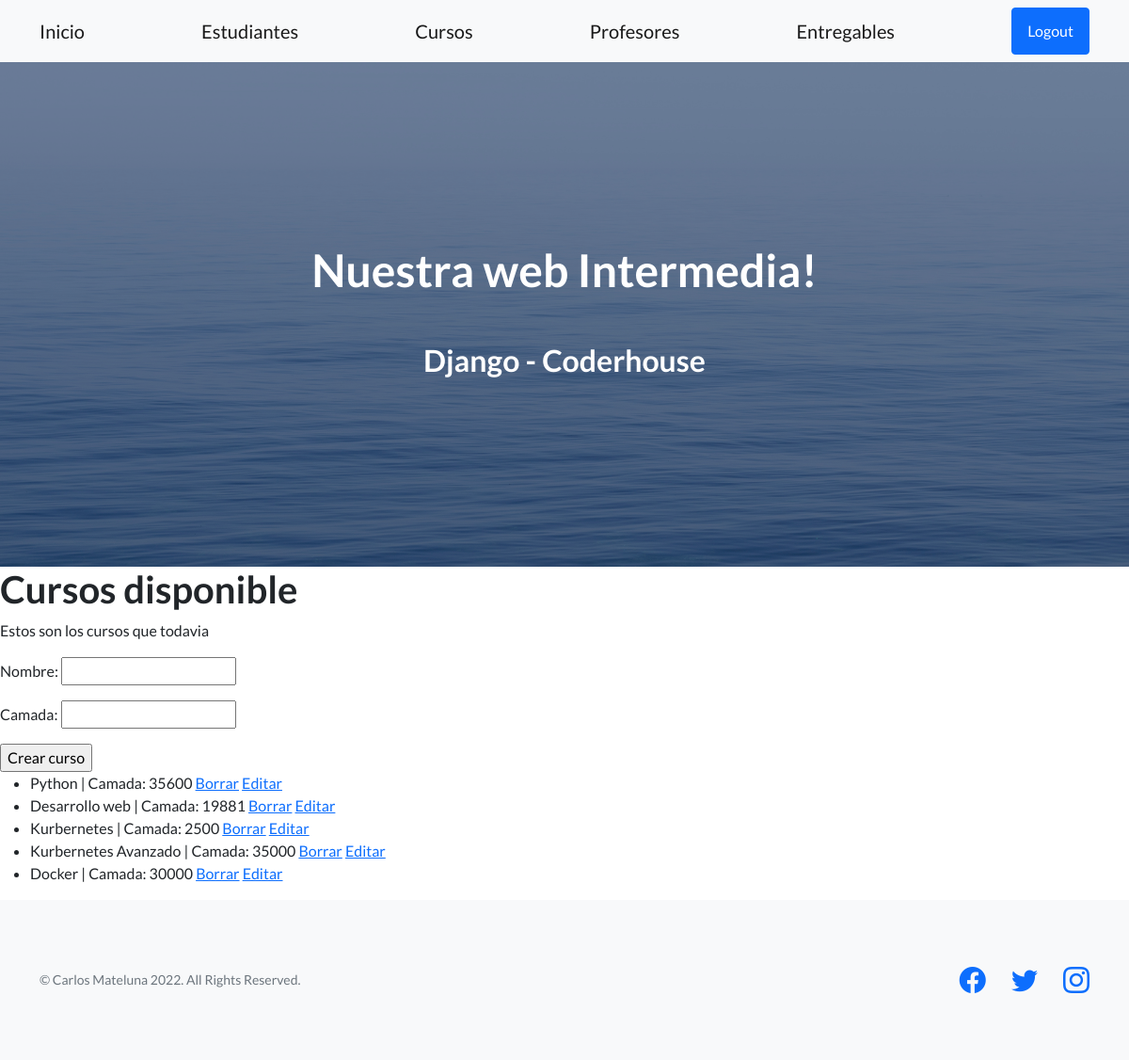
Page /cursos/ (signed in) on the committed database.
### AppCoder/models.py (models this page shows)
class Curso(models.Model):
    nombre = models.CharField(max_length=50)
    camada = models.IntegerField()
    def __str__(self):
        return f"{self.nombre} | Camada: {self.camada}"

### AppCoder/views.py (the view, shortened to what this page needs)
# urls.py: path("cursos/", cursos, name="coder-cursos"),
@login_required
def cursos(request):
    errores = ""
    cursos = Curso.objects.all() # Obtener TODOS los registro de ese modelo
    formulario = CursoFormulario()
    contexto = {"listado_cursos": cursos, "formulario": formulario, "errores": errores}
    return render(request, "AppCoder/cursos.html", contexto)

### AppCoder/forms.py
class CursoFormulario(forms.Form):
    nombre = forms.CharField(min_length=3)
    camada = forms.IntegerField()

### AppCoder/templates/AppCoder/cursos.html (shortened to what this page needs)
{% extends 'AppCoder/base.html' %}
{% block contenido %}
<h1>Cursos disponible</h1>
<p>Estos son los cursos que todavia</p>
<form method="post">
  {{ formulario.as_p }}
  <input type="submit" value="Crear curso">
</form>
{% if listado_cursos %}
<ul>
{% for curso in listado_cursos %}
  <li> {{curso}} <a href="{% url 'coder-cursos-borrar' curso.id %}">Borrar</a> <a href="{% url 'coder-cursos-editar' curso.id %}">Editar</a> </li>
  {% endfor %}
</ul>
  {% else %}
  <p>No hay cursos disponible de momentos</p>
{% endif %}
{% endblock  %}

### rows in the picture
Curso: nombre+camada "Python | Camada: 35600"
Curso: nombre+camada "Desarrollo web | Camada: 19881"
Curso: nombre+camada "Kurbernetes | Camada: 2500"
Curso: nombre+camada "Kurbernetes Avanzado | Camada: 35000"
Curso: nombre+camada "Docker | Camada: 30000"
